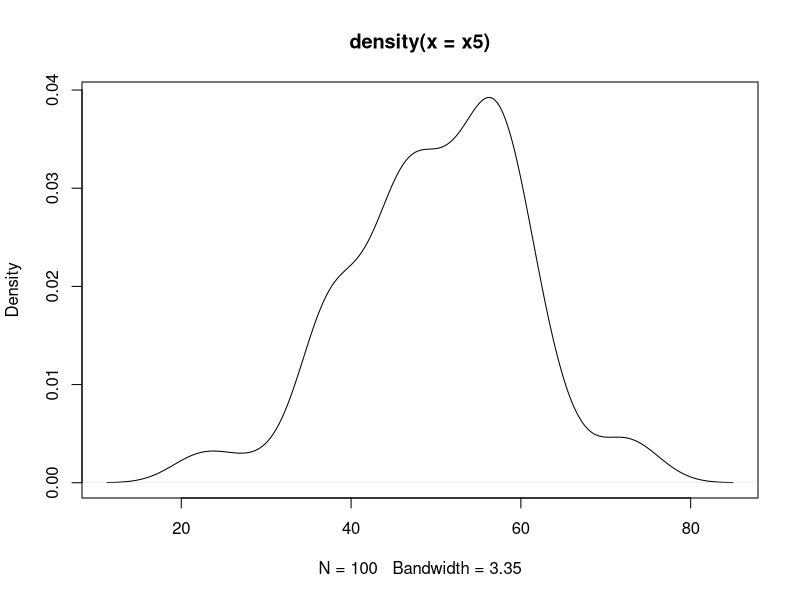

This figure's R source:
#Data Structures
#Vectors----
x1 = 1:50  # vector of numeric values from 1 to 50
x1  # print vector
(x2 = 1:100) # create and print together
x2
x3 = c(3,6,10,5,7)
?c
x3
length(x3)
mean(x3)
max(x3)
min(x3)
(x4 = seq(1,100, 3))
(x5 = rep(10,5))
?rep
str(x5)
(c1 = c('A', 'C', 'D','E','A'))
(c2 = c('Abhishek', 'Sreyan', 'Shubhara', 'Kaustubh', 'Anagha'))
str(c2)
(L1 = c(TRUE, FALSE, TRUE, F, T))
str(L1)
x4;c1;c2;L1
x4[1:10]
mean(x4[1:10])
c2[3]; c2[3:5];c2[c(1,5,2)]
L1[5]
table(c1)
x4
length(x4[x4 > 30 & x4 < 70])  # |
summary(x4)
min(x4); max(x4); mean(x4); median(x4)
#quantiles
quantile(x4)
x4
?rnorm
x5 = rnorm(100, mean=50, sd=10)
x5
plot(density(x5))
quantile(x5)
sort(x5)
#

#Matrix----
#rows x columns
length(50:73)
(m1 = matrix(50:73, nrow=4))  # create matrix no rows =4
(m2 = matrix(50:73, ncol=4, byrow = T))
m1[1,1] ; m1[1,5]; m1[4,6]
m1[,1:2]; m1[,c(2,5)]
m1
m1[1:2,]; m1[c(2,4),]
m1[1:2,1:2]
m1[1,]
rbind(m1[,3], m1[,5])
m1
colSums(m1) # column means
rowSums(m1)
colMeans(m1)
rowMeans(m1)
t(m1)
m1
#Array----
4*3*2 # 4 products - 3 locations - 2 coy : salesqty
salesqty = ceiling(rnorm(24, mean=50, sd=15))
#salesqty2 = as.vector(m1)  #salesqty2
salesqty; length(salesqty)
a1 = array(salesqty, dim=c(4,3,2))
a1
dimnames(a1) = list(c('P1','P2','P3','P4'), c('Delhi','Mumbai','Chennai'), c('coy1','coy2'))
a1
apply(a1, 1, sum) # sum of sales qty Product wise
apply(a1, 2, sum)
apply(a1, 3, sum)
apply(a1, 2, mean)
apply(a1, c(1,3), mean)
#explain this output

#DataFrame----
